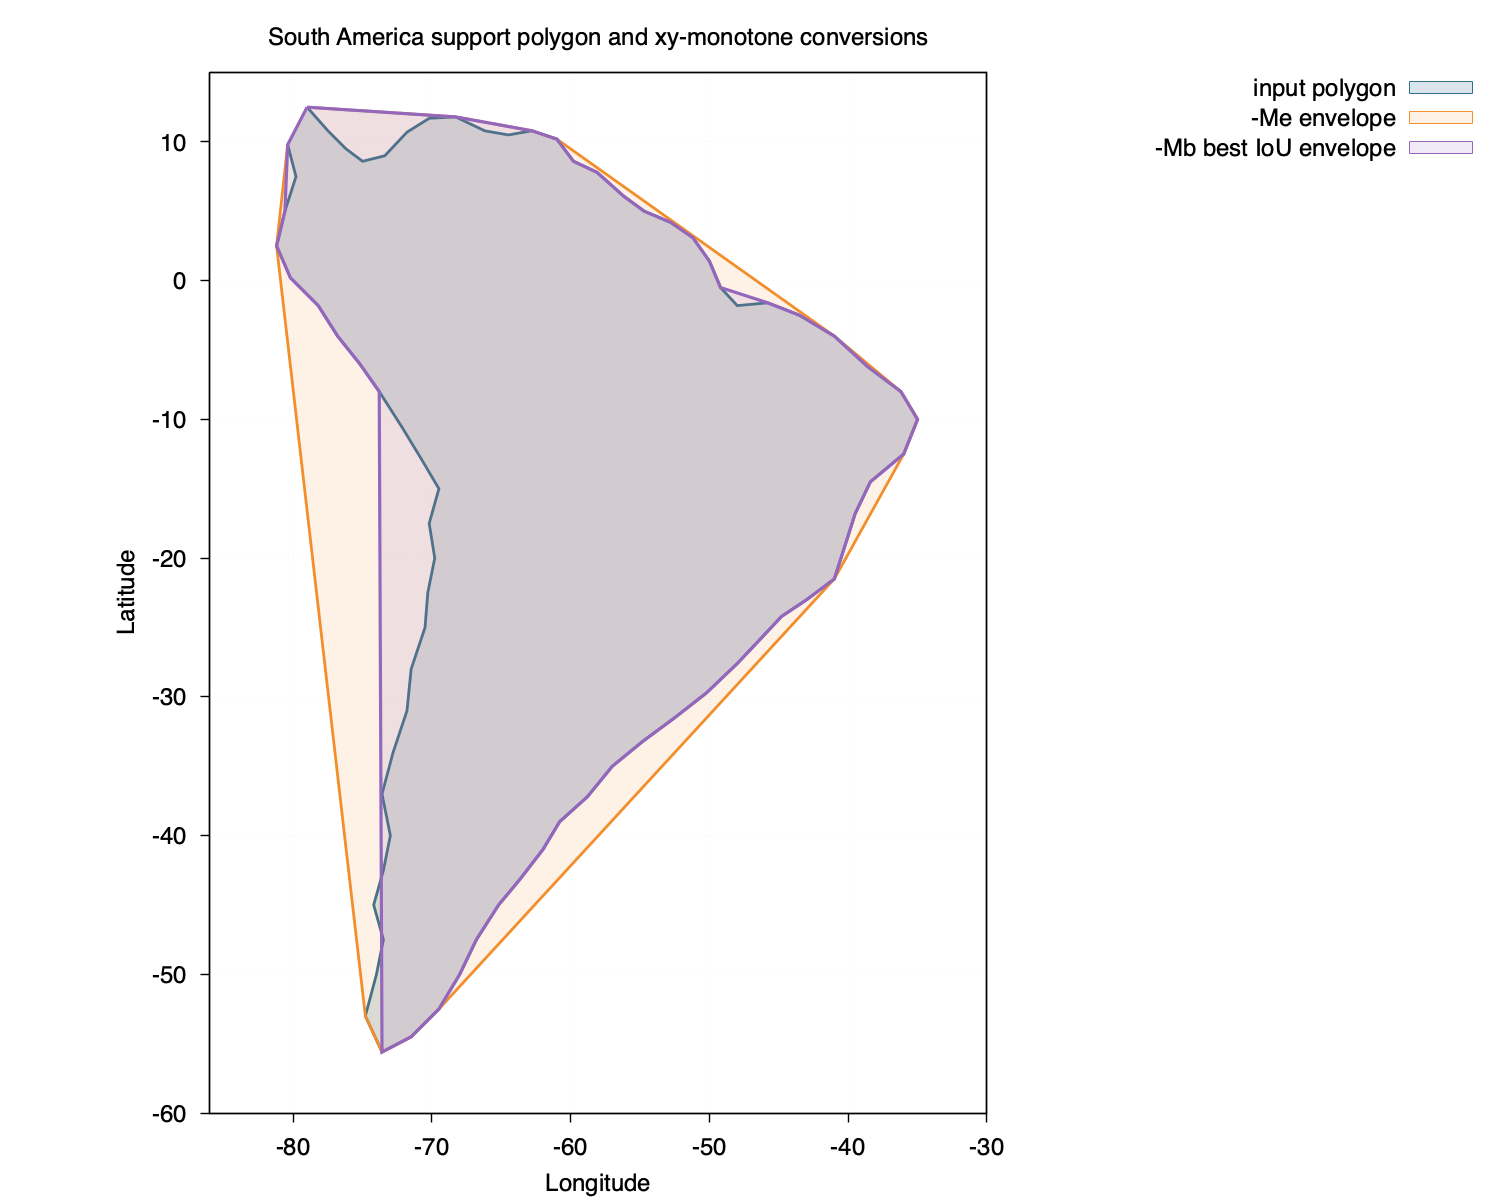

Write gnuplot code to recreate this figure.
set terminal pngcairo size 1500,1200 enhanced font "Helvetica,18"
set output "ex01_monotone.png"
set title "South America support polygon and xy-monotone conversions"
set xlabel "Longitude"
set ylabel "Latitude"
set border lw 1.4
set tics out nomirror
set grid lw 0.8 lc rgb "#d9dee7"
set key outside right top spacing 1.25
set size ratio -1
set xrange [-86:-30]
set yrange [-60:15]

plot "south_america.txt" using 1:2 with filledcurves closed fs transparent solid 0.18 lc rgb "#2f6f8f" title "input polygon", \
     "south_america.txt" using 1:2 with lines lw 2.8 lc rgb "#2f6f8f" notitle, \
     "south_america_envelope.txt" using 1:2 with filledcurves closed fs transparent solid 0.12 lc rgb "#f28e2b" title "-Me envelope", \
     "south_america_envelope.txt" using 1:2 with lines lw 2.8 lc rgb "#f28e2b" notitle, \
     "south_america_monotone_plot.txt" using 1:2 with filledcurves closed fs transparent solid 0.14 lc rgb "#9467bd" title "-Mb best IoU envelope", \
     "south_america_monotone_plot.txt" using 1:2 with lines lw 3.2 lc rgb "#9467bd" notitle
